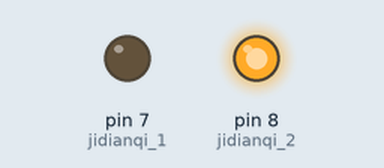
Simulated run of this sketch. Board: Arduino Uno, built with avr-gcc and run on an emulated ATmega328P. Parts: output pins drawn as LEDs (lit = HIGH).

Above: at 0.1 s.
Timing chart, 0 to 1.6 s (numbered marks = the images above):
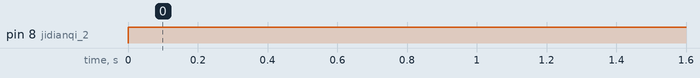

Measured:
- by itself, pin 8 (jidianqi_2): LOW → HIGH at 0.00 s

The sketch:

jidianqi.ino
```cpp
 int jidianqi_1 = 7;
 int jidianqi_2 = 8;

 void setup(){
  pinMode(jidianqi_1, OUTPUT);
  pinMode(jidianqi_2, OUTPUT);
 }

 void loop(){
   digitalWrite(jidianqi_2, HIGH);
   //断开信号
   digitalWrite(jidianqi_1, LOW);
   //连接信号
 }
```
